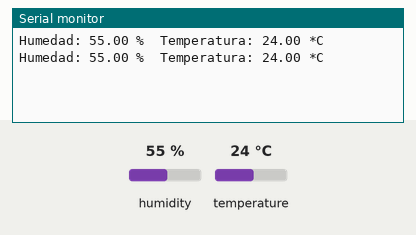
This sketch was run on a simulated Arduino Uno, built with avr-gcc and run on an emulated ATmega328P. Parts: the last lines printed to the serial monitor. Inputs (shaded band) come from the test bench; at power-on: humidity 55 %, temperature 24 °C.

Above: at 2.9 s.
3.0 s: humidity set to 22 %
At 5.4 s:
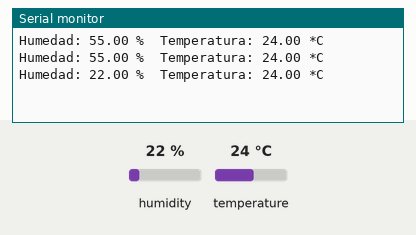
5.8 s: temperature set to 12 °C
At 7.5 s:
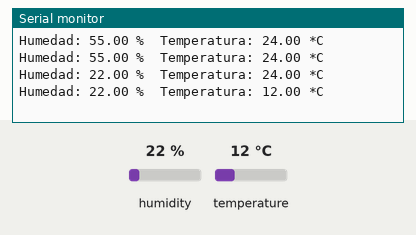
8.6 s: humidity set to 40 %
At 11.7 s:
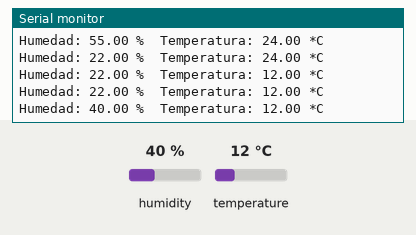
Timing chart, 0 to 13.2 s (numbered marks = the images above; inputs shaded):
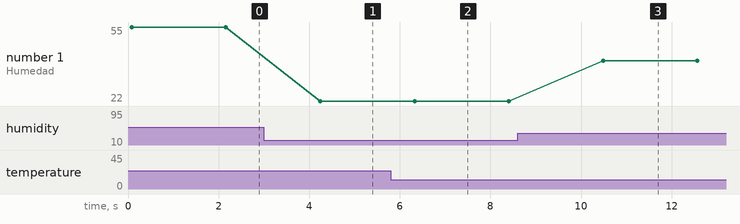

Measured:
- after the input at 3.0 s, the serial monitor: prints a new line after 1.2 s (image 1)
- after the input at 5.8 s, the serial monitor: prints a new line after 0.52 s (image 2)
- after the input at 8.6 s, the serial monitor: prints a new line after 1.9 s (image 3)
- plotted number 1: 55 → 22 after the input at 3.0 s, 22 → 40 after the input at 8.6 s

The sketch:

sensor.ino
```cpp
#include <Wire.h>
#include <Adafruit_SHTC3.h>

Adafruit_SHTC3 shtc3;

void setup() {
  Serial.begin(9600);

  Wire.begin();

  if (!shtc3.begin()) {
    Serial.println("No se pudo encontrar el sensor SHTC3");
    while (1);
  }
}

void loop() {

  sensors_event_t humidity, temperature;
  shtc3.getEvent(&humidity, &temperature);

  if (isnan(humidity.relative_humidity) || isnan(temperature.temperature)) {
    Serial.println("Error al leer del sensor!");
    return;
  }

  Serial.print("Humedad: ");
  Serial.print(humidity.relative_humidity);
  Serial.print(" %\t");
  Serial.print("Temperatura: ");
  Serial.print(temperature.temperature);
  Serial.println(" *C");

  delay(2000);
}
```
